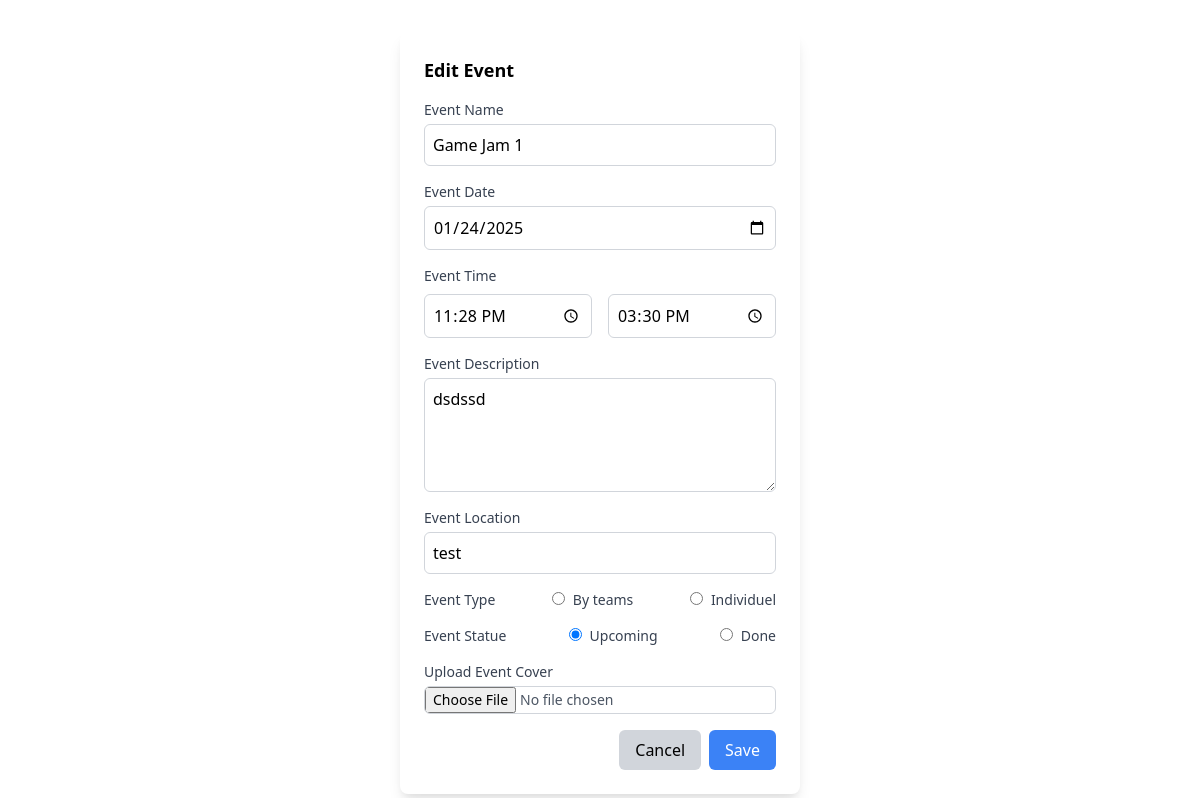
/daskboard/editEvent.php, run on the app's committed database.
### tables this page shows
CREATE TABLE `evenements` (
  `IDevent` int(11) NOT NULL,
  `Nom` varchar(20) NOT NULL,
  `Description` varchar(1000) NOT NULL,
  `Location` varchar(100) NOT NULL,
  `Date` date NOT NULL,
  `startTime` time NOT NULL,
  `endTime` time NOT NULL,
  `eventType` varchar(20) NOT NULL,
  `Status` varchar(20) NOT NULL,
  `eventImage` varchar(20) NOT NULL,
  `trash` float NOT NULL
);

### daskboard/editEvent.php (the view, shortened to what this page needs)
<!DOCTYPE html>
<html lang="en">
<head>
    <link href="https://cdnjs.cloudflare.com/ajax/libs/tailwindcss/2.2.19/tailwind.min.css" rel="stylesheet">
</head>
<body>
    <?php
    include "conn.php";
    $eventID = $_GET["eventID"];
    $req = "select * from evenements where IDevent = '$eventID'";
    $res = mysqli_query($conn, $req);
    if($row = mysqli_fetch_assoc($res)) {
        $eventName = $row['Nom'];
        $eventDate = $row['Date'];
        $eventStartTime = $row['startTime'];
        $eventEndTime = $row['endTime'];
        $eventDescription = $row['Description'];
        $eventLocation = $row['Location'];
    }
    ?>
    <div id="editModalBackdrop"
                    class=" my-8 w-100 inset-0 flex items-center justify-center">
                    <div class="bg-white rounded-lg shadow-lg w-1/3 p-6">
                        <h2 class="text-lg font-semibold mb-4">Edit Event</h2>
                        <form id="eventForm" action="editEventAction.php?eventID=<?php echo($eventID) ?>" enctype="multipart/form-data"  method="post">
                            <div class="mb-4">
                                <label for="eventName" class="block text-sm font-medium text-gray-700">Event
                                    Name</label>
                                <input type="text" id="editEventName" name="eventName" value="<?php echo($eventName) ?>"
                                    class="mt-1 p-2 block w-full border border-gray-300 rounded-md focus:ring-blue-500 focus:border-blue-500"
                                    required>
                            </div>
                            <div class="mb-4">
                                <label for="eventDate" class="block text-sm font-medium text-gray-700">Event
                                    Date</label>
                                <input type="date" id="editEventDate" name="eventDate" value="<?php echo($eventDate) ?>"
                                    class="mt-1 p-2 block w-full border border-gray-300 rounded-md focus:ring-blue-500 focus:border-blue-500"
                                    required>
                            </div>
                            <div class="mb-4">
                                <label class="block text-sm font-medium text-gray-700">Event Time</label>
                                <div class="flex gap-4 mt-2">
                                    <div class="w-1/2">
                                        <input type="time" id="editStartTime" name="startTime" value="<?php echo($eventStartTime) ?>"
                                            class="p-2 border border-gray-300 rounded-md w-full focus:ring-blue-500 focus:border-blue-500"
                                            required>
                                    </div>
                                    <div class="w-1/2">
                                        <input type="time" id="editEndTime" name="endTime" value="<?php echo($eventEndTime) ?>"
                                            class="p-2 border border-gray-300 rounded-md w-full focus:ring-blue-500 focus:border-blue-500"
                                            required>
                                    </div>
                                </div>
                            </div>
                            <div class="mb-4">
                                <label for="eventDescription" class="block text-sm font-medium text-gray-700">Event
                                    Description</label>
                                <textarea id="editEventDescription" name="eventDescription" rows="4"
                                    class="mt-1 p-2 block w-full border border-gray-300 rounded-md focus:ring-blue-500 focus:border-blue-500"
                                    required><?php echo($eventDescription) ?></textarea>
                            </div>
                            <div class="mb-4">
                                <label for="eventPlace" class="block text-sm font-medium text-gray-700">Event
                                    Location</label>
                                <input type="text" id="editEventPlace" name="eventPlace" value="<?php echo($eventLocation) ?>"
                                    class="mt-1 p-2 block w-full border border-gray-300 rounded-md focus:ring-blue-500 focus:border-blue-500"
                                    required>
                            </div>
                            <div class="mb-4 flex justify-between">
                                <label for="eventPlace" class="block text-sm font-medium text-gray-700">Event
                                    Type</label>
                                <label class="text-sm font-medium text-gray-700"><input type="radio" class="mr-2"
                                        name="eventType" id="type" value="Teams">By teams</label>
                                <label class=" text-sm font-medium text-gray-700" for=""><input type="radio"
                                        class="mr-2" name="eventType" id="type" value="Solo">Individuel</label>
                            </div>
                            <div class="mb-4 flex justify-between">
                                <label for="eventPlace" class="block text-sm font-medium text-gray-700">Event
                                    Statue</label>
                                <label class="text-sm font-medium text-gray-700"><input type="radio" class="mr-2"
                                        name="eventStatue" id="type" value="Upcoming" checked>Upcoming</label>
                                <label class=" text-sm font-medium text-gray-700" for=""><input type="radio"
                                        class="mr-2" name="eventStatue" id="type" value="Done" >Done</label>
                            </div>
                            <div class="mb-4">
                                <label for="eventImage" class="block text-sm font-medium text-gray-700">Upload Event
                                    Cover</label>
                                <input type="file" id="eventImage" name="eventImage" accept="image/*"
                                    class="mt-1 block w-full text-sm text-gray-600 border border-gray-300 rounded-md focus:ring-blue-500 focus:border-blue-500">
                            </div>
                            <div class="flex justify-end">
                                <button type="button"
                                    class="px-4 py-2 mr-2 bg-gray-300 rounded-md hover:bg-gray-400 focus:outline-none">
                                    Cancel
                                </button>
                                <button type="submit"
                                    class="px-4 py-2 bg-blue-500 text-white rounded-md hover:bg-blue-600 focus:outline-none">
                                    Save
                                </button>
                            </div>
                        </form>
                    </div>
                </div>
</body>
</html>

### data on the page
evenements: eventName "Game Jam 1", eventDate "01/24/2025", startTime "23:28:00", endTime "15:30:00", eventDescription "dsdssd", eventPlace "test"
